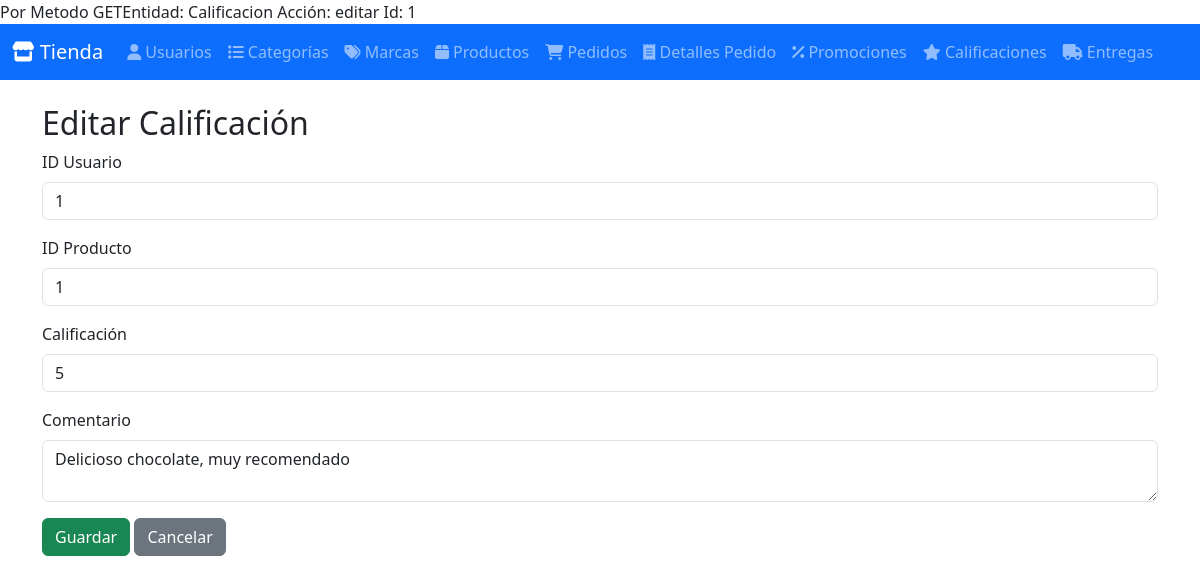
The app's page /index.php?entity=Calificacion&action=editar&id=1 with its own data.
### tables this page shows
CREATE TABLE calificaciones (
    id INT AUTO_INCREMENT PRIMARY KEY,
    id_usuario INT,
    id_producto INT,
    calificacion INT NOT NULL,
    comentario TEXT,
    fecha DATE DEFAULT (CURDATE()),
    FOREIGN KEY (id_usuario) REFERENCES usuarios(id) ON DELETE CASCADE,
    FOREIGN KEY (id_producto) REFERENCES productos(id) ON DELETE CASCADE
);

### Model/ClassCalificacion.php (called while the page is built, shortened)
<?php
require_once BASE_PATH . DIRECTORY_SEPARATOR . 'Config' . DIRECTORY_SEPARATOR . 'ClassDatabase.php';
class ClassCalificacion {
    private $conn;
    public function __construct() {
        $db = new ClassDatabase();
        $this->conn = $db->getConnection();
    }
    public function getCalificacionById($id) {
        $query = "SELECT * FROM calificaciones WHERE id = :id";
        $stmt = $this->conn->prepare($query);
        $stmt->bindParam(':id', $id);
        $stmt->execute();
        return $stmt->fetch(PDO::FETCH_ASSOC);
    }
}
?>

### Config/ClassDatabase.php (called while the page is built, shortened)
<?php
class ClassDatabase {
    private $host = 'localhost';
    private $db_name = 'bd_tienda_dulces';
    private $username = 'root';
    private $password = 'password';
    public function getConnection() {
        $this->conn = null;
        try {
            $this->conn = new PDO("mysql:host={$this->host};dbname={$this->db_name}", $this->username, $this->password);
            $this->conn->setAttribute(PDO::ATTR_ERRMODE, PDO::ERRMODE_EXCEPTION);
        } catch (PDOException $e) {
            echo "Error de conexión: " . $e->getMessage();
        }
        return $this->conn;
    }
}
?>

### Controller/ClassCalificacionController.php (called while the page is built, shortened)
<?php
require_once BASE_PATH . DIRECTORY_SEPARATOR . 'Model' . DIRECTORY_SEPARATOR . 'ClassCalificacion.php';
class ClassCalificacionController {
    public function getCalificacionByIdController($id) {
        $calificacionModel = new ClassCalificacion();
        return $calificacionModel->getCalificacionById($id);
    }
}
?>

### View/Calificacion/formCalificacion.php (the view, shortened to what this page needs)
<?php
$calificacion = $elemento ?? null;
$calificacion = $calificacion ?? ['id' => '', 'id_usuario' => '', 'id_producto' => '', 'calificacion' => '', 'comentario' => ''];
$isEdit = !empty($calificacion['id']);
?>
<h2><?php echo $isEdit ? 'Editar Calificación' : 'Registrar Calificación'; ?></h2>
<form method="POST" action="index.php">
    <div class="mb-3">
        <label class="form-label">ID Usuario</label>
        <input type="text" name="id_usuario" class="form-control" value="<?php echo htmlspecialchars($calificacion['id_usuario']); ?>" required>
    </div>
    <div class="mb-3">
        <label class="form-label">ID Producto</label>
        <input type="text" name="id_producto" class="form-control" value="<?php echo htmlspecialchars($calificacion['id_producto']); ?>" required>
    </div>
    <div class="mb-3">
        <label class="form-label">Calificación</label>
        <input type="number" min="1" max="5" name="calificacion" class="form-control" value="<?php echo htmlspecialchars($calificacion['calificacion']); ?>" required>
    </div>
    <div class="mb-3">
        <label class="form-label">Comentario</label>
        <textarea name="comentario" class="form-control"><?php echo htmlspecialchars($calificacion['comentario']); ?></textarea>
    </div>
    <button type="submit" class="btn btn-success">Guardar</button>
    <a href="index.php?entity=Calificacion&action=listar" class="btn btn-secondary">Cancelar</a>
</form>

### records on screen
calificaciones: id_usuario "1", id_producto "1", calificacion "5", comentario "Delicioso chocolate, muy recomendado"

### other values on screen
$entity "Calificacion"
$action "editar"
$id "1"
$label "Usuarios Categorías Marcas Productos Pedidos Detalles Pedido Promociones Calificaciones Entregas"
